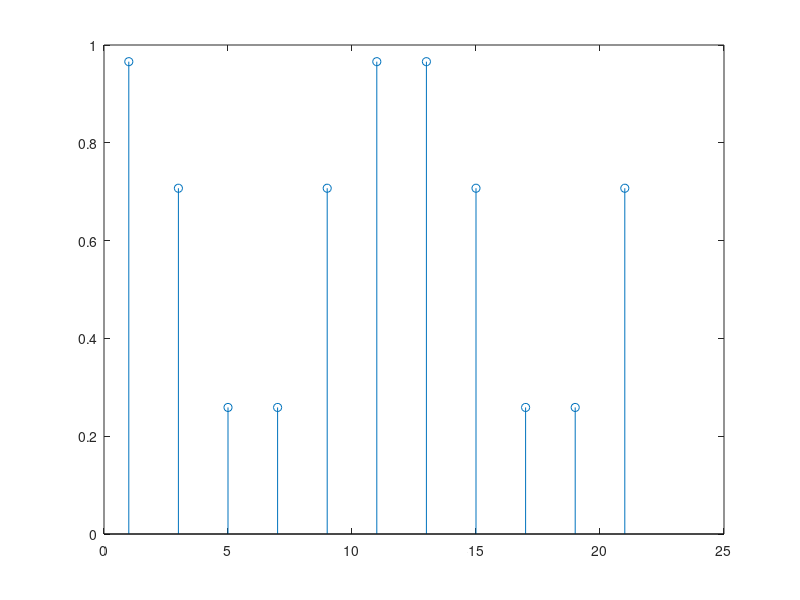

This chart was generated by the following MATLAB code: (Note: this script raises an error after producing the figure.)
%% Intro
% Distribution factor, pitch factor and winding factor
% EM: 120-slot / 20-pole, 3-phase | double layer | coil span: 6 slot
%
% Author: Baris Kuseyri <baris.kuseyri@metu.edu.tr>
% 
% version 1.0 | 19/03/2020
% version 1.1 | 23/03/2020
% version 1.2 | 26/03/2020

%% Initialization

clc
clear all
close all

%% Machine Parameters

m = 3;      % phase number
Q = 120;    % number of slots
p = 20;     % number of poles
l = 1;      % number of layers
cs = 6;     % coil span [slots]


pp = p/2;           % number of pole-pairs
q = Q/(2*pp*m);    % number of slots per pole per phase

spm = (2*pi)/Q;     % slot pitch (mechanical)
spe = (2*pi)*pp/Q;  % slot pitch (electrical)

ppm=(2*pi)/p;      % pole pitch (mechanical)
ppe=(2*pi)*pp/p;   % pole pitch (electrical)

lambdam = spm*cs;      % coil pitch (mechanical)
lambdae = spm*cs*pp;   % coil pitch (electrical)

h=1:2:21;

%% Fundamental h=1

% kd1=(sin(h(1)*q*(spe/2)))/(q*sin((h(1)*spe/2)));
% kp1=sin((h(1)*lambdae)/2);
% kw1=kd1*kp1;

%% 3rd Harmonics h=3

% kd3=(sin(h(3)*q*(spe/2)))/(q*sin((h(3)*spe/2)));
% kp3=sin((h(3)*lambdae)/2);
% kw3=kd3*kp3;

%% 5th Harmonics h=5

% kd5=(sin(h(5)*q*(spe/2)))/(q*sin((h(5)*spe/2)));
% kp5=sin((h(5)*lambdae)/2);
% kw5=kd5*kp5;

%% Factors (Generalized)

for i=1:2:21
    kd(i/2+1/2)=(sin(i*q*(spe/2)))/(q*sin((i*spe/2)));
    kp(i/2+1/2)=sin((i*lambdae)/2);
    kw(i/2+1/2)=kd(i/2+1/2)*kp(i/2+1/2);
end

%% Results

% subplot(3,1,1)
figure(1)
g3 = stem(h,abs(kd));
ax = gca;
ax.XGrid = 'off';
ax.YGrid = 'on';
title('Distribution Factor Amplitudes','FontSize',14)
ylabel('|{\itK_{dn}}|')
xticks([1 3 5 7 9 11 13 15 17 19 21])
yticks([0 0.1 0.2 0.3 0.4 0.5 0.6 0.7 0.8 0.9 1.0])
axis([0 22 0 1.1])
set(gcf,'units','centimeters','position',[2,5,30,6])


% subplot(3,1,2)
figure(2)
g2 = stem(h,abs(kp));
ax = gca;
ax.XGrid = 'off';
ax.YGrid = 'on';
title('Pitch Factor Amplitudes','FontSize',14)
ylabel('|{\itK_{pn}}|')
xticks([1 3 5 7 9 11 13 15 17 19 21])
yticks([0 0.1 0.2 0.3 0.4 0.5 0.6 0.7 0.8 0.9 1.0])
axis([0 22 0 1.1])
set(gcf,'units','centimeters','position',[2,5,30,6])

% subplot(3,1,3)
figure(3)
g1 = stem(h,abs(kw));
ax = gca;
ax.XGrid = 'off';
ax.YGrid = 'on';
title('Winding Factor Amplitudes','FontSize',14)
xlabel('Harmonic Index, {\it n}') 
ylabel('|{\itK_{wn}}|')
xticks([1 3 5 7 9 11 13 15 17 19 21])
yticks([0 0.1 0.2 0.3 0.4 0.5 0.6 0.7 0.8 0.9 1.0])
axis([0 22 0 1.1])
set(gcf,'units','centimeters','position',[2,5,30,6])




g1.Color = 'k';
g2.Color = 'k';
g3.Color = 'k';